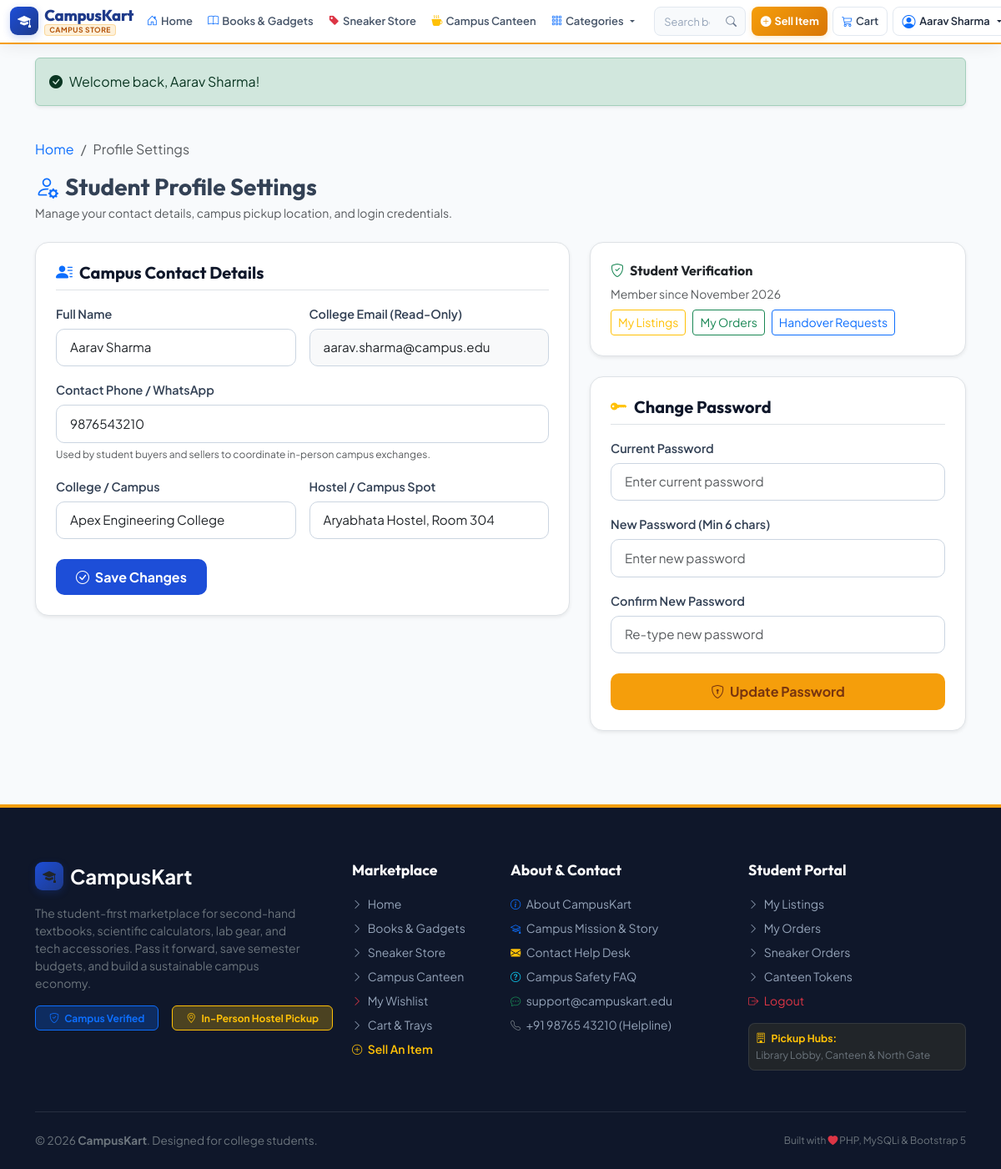
The app's page /profile.php (signed in) with its own data.
### tables this page shows
CREATE TABLE `users` (
  `id` INT AUTO_INCREMENT PRIMARY KEY,
  `name` VARCHAR(100) NOT NULL,
  `email` VARCHAR(120) NOT NULL UNIQUE,
  `password` VARCHAR(255) NOT NULL,
  `phone` VARCHAR(20) NOT NULL,
  `college` VARCHAR(150) DEFAULT 'Campus Main Block',
  `hostel` VARCHAR(100) DEFAULT '',
  `created_at` TIMESTAMP DEFAULT CURRENT_TIMESTAMP
);

### profile.php (the view, shortened to what this page needs)
<?php
require_once __DIR__ . '/config/db.php';
require_once __DIR__ . '/includes/functions.php';
$user_id = current_user_id();
$stmt = $conn->prepare("SELECT name, email, phone, college, hostel, created_at FROM users WHERE id = ?");
$stmt->bind_param("i", $user_id);
$stmt->execute();
$user_data = $stmt->get_result()->fetch_assoc();
require_once __DIR__ . '/includes/header.php';
?>
<div class="container my-4">
    <nav aria-label="breadcrumb">
        <ol class="breadcrumb">
            <li class="breadcrumb-item"><a href="index.php" class="text-decoration-none">Home</a></li>
            <li class="breadcrumb-item active" aria-current="page">Profile Settings</li>
        </ol>
    </nav>
    <div class="mb-4">
        <h1 class="h3 fw-bold mb-1"><i class="bi bi-person-gear text-primary me-2"></i>Student Profile Settings</h1>
        <p class="text-muted small mb-0">Manage your contact details, campus pickup location, and login credentials.</p>
    </div>
    <div class="row g-4">
        <div class="col-lg-7">
            <div class="bg-white rounded-4 border p-4 shadow-sm mb-4">
                <h5 class="fw-bold mb-3 border-bottom pb-2">
                    <i class="bi bi-person-lines-fill text-primary me-2"></i>Campus Contact Details
                </h5>
                <form action="profile.php" method="POST">
                    <div class="row g-3 mb-3">
                        <div class="col-md-6">
                            <label class="form-label">Full Name</label>
                            <input type="text" name="name" class="form-control" value="<?= e($user_data['name']) ?>" required>
                        </div>
                        <div class="col-md-6">
                            <label class="form-label">College Email (Read-Only)</label>
                            <input type="email" class="form-control bg-light" value="<?= e($user_data['email']) ?>" readonly>
                        </div>
                    </div>
                    <div class="mb-3">
                        <label class="form-label">Contact Phone / WhatsApp</label>
                        <input type="tel" name="phone" class="form-control" value="<?= e($user_data['phone']) ?>" required>
                        <small class="text-muted" style="font-size: 0.75rem;">Used by student buyers and sellers to coordinate in-person campus exchanges.</small>
                    </div>
                    <div class="row g-3 mb-4">
                        <div class="col-md-6">
                            <label class="form-label">College / Campus</label>
                            <input type="text" name="college" class="form-control" value="<?= e($user_data['college']) ?>">
                        </div>
                        <div class="col-md-6">
                            <label class="form-label">Hostel / Campus Spot</label>
                            <input type="text" name="hostel" class="form-control" value="<?= e($user_data['hostel']) ?>" placeholder="e.g. Block A Room 204">
                        </div>
                    </div>
                    <button type="submit" class="btn btn-campus fw-bold px-4">
                        <i class="bi bi-check-circle me-1"></i> Save Changes
                    </button>
                </form>
            </div>
        </div>
        <div class="col-lg-5">
            <div class="bg-white rounded-4 border p-4 shadow-sm mb-4">
                <h6 class="fw-bold text-dark mb-2"><i class="bi bi-shield-check text-success me-1"></i> Student Verification</h6>
                <div class="small text-muted mb-2">Member since <?= date('F Y', strtotime($user_data['created_at'])) ?></div>
                <div class="d-flex gap-2">
                    <a href="my-listings.php" class="btn btn-sm btn-outline-warning">My Listings</a>
                    <a href="orders.php" class="btn btn-sm btn-outline-success">My Orders</a>
                    <a href="seller-orders.php" class="btn btn-sm btn-outline-primary">Handover Requests</a>
                </div>
            </div>
            <div class="bg-white rounded-4 border p-4 shadow-sm">
                <h5 class="fw-bold mb-3 border-bottom pb-2">
                    <i class="bi bi-key-fill text-warning me-2"></i>Change Password
                </h5>
                <form action="profile.php" method="POST">
                    <div class="mb-3">
                        <label class="form-label">Current Password</label>
                        <input type="password" name="current_password" class="form-control" placeholder="Enter current password" required>
                    </div>
                    <div class="mb-3">
                        <label class="form-label">New Password (Min 6 chars)</label>
                        <input type="password" name="new_password" class="form-control" placeholder="Enter new password" required>
                    </div>
                    <div class="mb-4">
                        <label class="form-label">Confirm New Password</label>
                        <input type="password" name="confirm_password" class="form-control" placeholder="Re-type new password" required>
                    </div>
                    <button type="submit" class="btn btn-campus-yellow w-100 fw-bold">
                        <i class="bi bi-shield-lock me-1"></i> Update Password
                    </button>
                </form>
            </div>
        </div>
    </div>
</div>
<?php require_once __DIR__ . '/includes/footer.php'; ?>

### assets/css/style.css (style rules this page uses)
:root { --campus-primary: #1d4ed8; --campus-primary-dark: #1e3a8a; --campus-primary-light: #3b82f6; --campus-yellow: #f59e0b; --campus-yellow-hover: #d97706; --campus-yellow-light: #fef3c7; --campus-accent: #0284c7; --campus-dark: #0f172a; --campus-light: #f8fafc; --campus-border: #e2e8f0; --campus-card-bg: #ffffff; --campus-success: #10b981; --font-heading: 'Outfit', -apple-system, BlinkMacSystemFont, "Segoe UI", Roboto, sans-serif; --font-body: 'Plus Jakarta Sans', -apple-system, BlinkMacSystemFont, "Segoe UI", Roboto, sans-serif; }
*, *::before, *::after { box-sizing: border-box; }
html, body { overflow-x: hidden; width: 100%; max-width: 100vw; margin: 0; padding: 0; }
body { font-family: var(--font-body); background-color: var(--campus-light); color: #334155; min-height: 100vh; display: flex; flex-direction: column; }
h1, h2, h3, h4, h5, h6, .brand-font { font-family: var(--font-heading); font-weight: 700; color: var(--campus-dark); }
.btn-campus { background-color: var(--campus-primary); color: #ffffff; font-weight: 600; border-radius: 10px; padding: 0.6rem 1.4rem; border: none; transition: all 0.2s; }
.btn-campus-yellow { background-color: var(--campus-yellow); color: #78350f; font-weight: 700; border-radius: 10px; padding: 0.6rem 1.4rem; border: none; transition: all 0.2s; }
.form-label { font-weight: 600; color: #334155; font-size: 0.9rem; margin-bottom: 0.4rem; }
.form-control, .form-select { border-radius: 10px; border: 1.5px solid #cbd5e1; padding: 0.65rem 1rem; font-size: 0.95rem; transition: border-color 0.2s, box-shadow 0.2s; }

### records on screen
users: name "Aarav Sharma", email "aarav.sharma@campus.edu", phone "9876543210", college "Apex Engineering College", hostel "Aryabhata Hostel, Room 304", created_at "November 2026"

### other values on screen
current_user_name() "Aarav Sharma"
$alertText "Welcome back, Aarav Sharma!"
